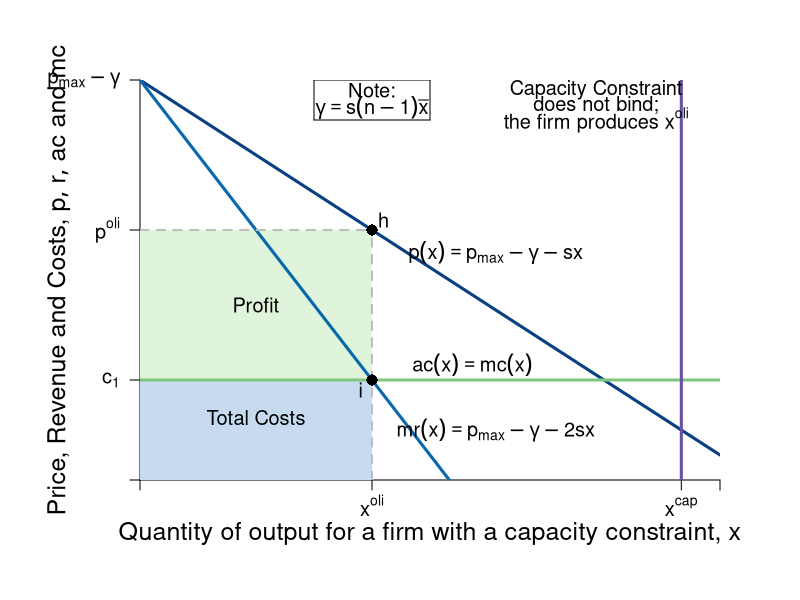

Write R code to recreate this figure.
#Graph Designer: Simon Halliday
#Authors: Bowles, Foley and Halliday
#Title: Coordination, Conflict and Competition: A Text in Microeconomics

require(shape)
pdf(file = "competitionmarkets/cournot_nocap.pdf", width = 9, height = 7)

#Set parameters for graphics
axislabelsize <- 1.5
labelsize <- 1.2
graphlinewidth <- 3
segmentlinewidth <- 2

COL <- c("#7fc97f", "#beaed4", "#fdc086", "#ffff99", "#386cb0", "#f0027f", "#bf5b17", "#666666")
COLA <- c("#e0f3db", "#99d8c9","#66c2a4","#41ae76", "#238b45", "#005824")
COLB <- c("#c6dbef", "#4eb3d3", "#2b8cbe", "#0868ac","#084081")
COLC <- c("#fcfbfd", "#efedf5", "#dadaeb", "#bcbddc", "#9e9ac8", "#807dba", "#6a51a3", "#54278f", "#3f007d")

#Edited the margins to cater for the larger LHS labels
par(mar =  c(6, 7, 4, 4))

AvgRevenue <- function(x, s = 0.5, pmax = 20, c1 = 2, n = 5, xbar = 6){
  pmax -s*(n-1)*xbar -s*x
}

MRevenue <- function(x,  s = 0.5, pmax = 20, c1 = 2, n = 5,  xbar = 6){
  pmax - s*(n-1)*xbar -2*s*x
}

AvgCost <- function(x, c0 = 2, c1 = 2){
  c0/x + c1
}

xlims <- c(0, 15)
ylims <- c(0, 8)

npts <- 501 
x <- seq(xlims[1], xlims[2], length.out = npts)
y <- seq(ylims[1], ylims[2], length.out = npts) 
a <- c(13, 16.75, 19.25)

plot(0, 0, xlim = xlims, ylim = ylims, type = "n",
     xlab = expression(paste("")),
     ylab = expression(paste("")), 
     xaxt = "n", 
     yaxt = "n", 
     cex.lab = axislabelsize, 
     bty = "n",
     xaxs="i", 
     yaxs="i")

# ticksy <- seq(from = ylims[1], to = ylims[2], by = 1)
# ylabels <- seq(from = ylims[1], to = ylims[2], by = 1)
# ticksx <- seq(from = xlims[1], to = xlims[2], by = 1)
# xlabels <- seq(from = xlims[1], to = xlims[2], by = 1)
ticksy <- c(0, 2, AvgRevenue(x = 6), ylims[2])
ylabels <- c(NA, expression(paste(c[1])), expression(paste(p^{oli})), expression(paste(p[max] - gamma)))
ticksx <- c(0, 6, 14, xlims[2])
xlabels <- c(NA, expression(paste(x^{oli})), expression(paste(x^{cap})), NA)

axis(1, at = ticksx, pos = 0, labels = xlabels, cex.axis = labelsize)
axis(2, at = ticksy, pos = 0, labels = ylabels, las = 1, cex.axis = labelsize)

npts <- 500 
xx1 <- seq(xlims[1], xlims[2], length.out = npts)
xx3 <- seq(2, 6, length.out = npts)

#Draw the polygon for profit
xpoly1 <- c(0, 6, 6, 0, 0)
ypoly1 <- c(2, 2, AvgRevenue(x = 6), AvgRevenue(x = 6), 2)
polygon(x = xpoly1, y = ypoly1, col=COLA[1], density=NULL, border = NA)

#Draw the polygon for costs
xpoly2 <- c(0, 6, 6, 0, 0)
ypoly2 <- c(0, 0, 2, 2, 2)
polygon(x = xpoly2, y = ypoly2, col=COLB[1], density=NULL, border = NA)

#Draw the polygon for deadweight loss
# xpoly3 <- c(6, 6, 12, 6)
# ypoly3 <- c(2, AvgRevenue(x = 6), 2, 2)
# polygon(x = xpoly3, y = ypoly3, col=COL[4], density=NULL, border = NA)

#Draw the polygon for consumer surplus
# xpoly4 <- c(0, 6, 0, 0)
# ypoly4 <- c(AvgRevenue(x = 6), AvgRevenue(x = 6), AvgRevenue(x = 0), AvgRevenue(x = 6))
# polygon(x = xpoly4, y = ypoly4, col=COLC[3], density=NULL, border = NA)


#lines(xx1, bcA(xx1, w = 10, p = 1.5), col = COLB[3], lwd = graphlinewidth)
lines(xx1, AvgRevenue(xx1), col = COLB[5], lwd = graphlinewidth)
lines(xx1, MRevenue(xx1), col = COLB[4], lwd = graphlinewidth)
#lines(xx1, AvgCost(xx1, c0 = 2, c1 = 4), col = COLA[5], lwd = graphlinewidth)

#Label the axes
mtext(expression(paste("Quantity of output for a firm with a capacity constraint, ", x)), side=1, line = 2.5, cex = axislabelsize)
text(-2.1, 0.5*ylims[2], expression(paste("Price, Revenue and Costs, ", list(p, r, ac), " and ", mc)), xpd = TRUE, cex = axislabelsize, srt = 90) 

#Label curves
text(8.6, 2.3, expression(paste(ac(x) == mc(x))), cex = labelsize)
text(9.2, 4.55, expression(paste(p(x) == p[max] - gamma - s*x)), cex = labelsize)
text(9.2, 1, expression(paste(mr(x) == p[max] - gamma - 2*s*x)), cex = labelsize)

#Labels cost and profit areas
text(3, 0.5*AvgCost(x = 4), expression("Total Costs"), cex = labelsize)
text(3, 3.5, expression("Profit"), cex = labelsize)
# text(5.25, 5.5, expression("Deadweight"), cex = labelsize)
# text(5.25, 5, expression("Loss"), cex = labelsize)

#Draw segments for total costs
segments(0, AvgRevenue(x = 6), 6, AvgRevenue(x = 6), lty = 2, col = "gray" , lwd = segmentlinewidth)
segments(6, 0, 6, AvgRevenue(x = 6), lty = 2, col = "gray" , lwd = segmentlinewidth)
segments(0, 2, xlims[2], 2, lty = 1, col = COL[1] , lwd = graphlinewidth)

#Segment for capacity constraint
segments(14, 0, 14, ylims[2], lty = 1, col = COLC[7] , lwd = graphlinewidth)

#Segment for many firms comparison
#segments(12, 0, 12, 2, lty = 2, col = "gray" , lwd = segmentlinewidth)

#Label Points for comparison
points(6, MRevenue(x = 6), pch = 16, col = "black", cex = 1.5)
text(5.7, MRevenue(x = 6) - 0.2, expression(i), cex = labelsize)


points(6, AvgRevenue(x = 6), pch = 16, col = "black", cex = 1.5)
text(6.3, AvgRevenue(x = 6) + 0.2, expression(h), cex = labelsize)

# Arrow to Consumer surplus
#text(7.3, 7.5, expression(paste("Consumer Surplus")), cex = labelsize)
#text(6, 11, expression(paste(cs(x) == frac(1,2)*(p[max] - p^{mon})*x^{mon} )), cex = labelsize)
#Arrows(5.4, 7.5, 2.9, 6, col = "black", lty = 1, lwd = 2, arr.type = "triangle", arr.lwd = 0.5)

# Arrow to Deadweight loss
#text(11.6, 5.1, expression(paste("Deadweight Loss")), cex = labelsize)
#text(9, 7, expression(paste(dwl(x) == frac(1,2)*(p^{mon} - c[1])*(x^{many} - x^{mon}))), cex = labelsize)
#Arrows(9.9, 5.1, 7.4, 3.6, col = "black", lty = 1, lwd = 2, arr.type = "triangle", arr.lwd = 0.5)

text(6, 7.8, expression(paste("Note:")), cex = labelsize)
text(6, 7.45, expression(paste(gamma == s*(n-1)*bar(x))), cex = labelsize)
segments(4.5, 7.2, 7.5, 7.2, lty = 1, col = "black" , lwd = 1)
segments(4.5, 8, 7.5, 8, lty = 1, col = "black" , lwd = 1)
segments(4.5, 7.2, 4.5, 8, lty = 1, col = "black" , lwd = 1)
segments(7.5, 7.2, 7.5, 8, lty = 1, col = "black" , lwd = 1)

text(11.8, 7.8, expression(paste("Capacity Constraint")), cex = labelsize)
text(11.8, 7.5, expression(paste("does not bind;")), cex = labelsize)
text(11.8, 7.2, expression(paste("the firm produces ", x^{oli})), cex = labelsize)
#text(12, 7.55, expression(paste(gamma == s*(n-1)*bar(x))), cex = labelsize)



dev.off()
